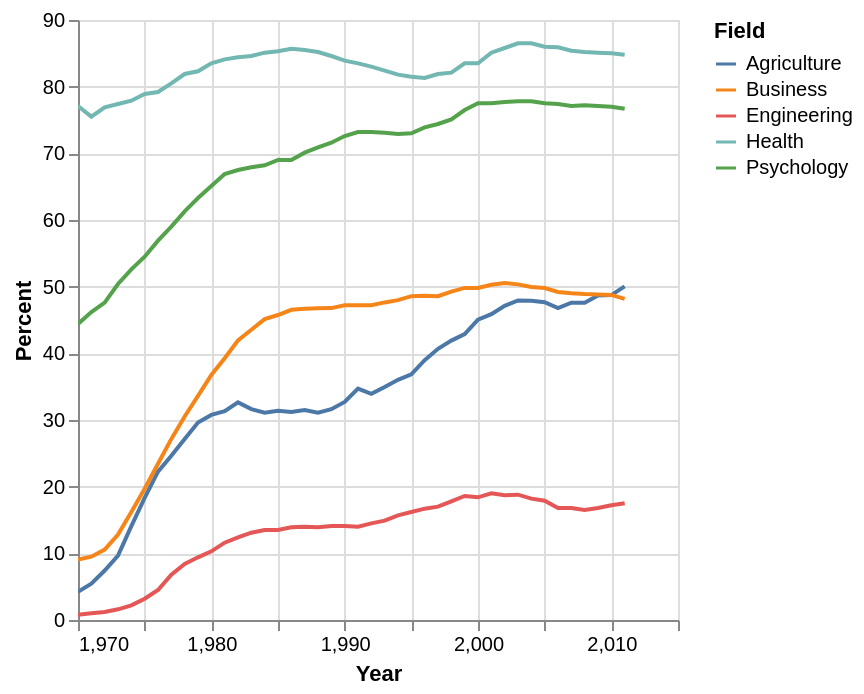

Notebook source saved alongside this figure:
### Code cell
df_tall.plot.line(
    alt.X('Year:Q'), 
    alt.Y('Percent:Q'), 
    alt.Color('Field:N')
)

### Figure 1 — Vega-Lite specification as saved in the notebook (floating-point values rounded to 4 significant figures; data arrays with more than 128 entries replaced by an {"elided": "..."} marker saying what was removed)
{"config": {"view": {"continuousWidth": 300, "continuousHeight": 300}}, "data": {"name": "data-7bd34bc17e6719b4e12365c5b18fa641"}, "mark": {"type": "line", "tooltip": true}, "encoding": {"color": {"field": "Field", "type": "nominal"}, "x": {"field": "Year", "type": "quantitative"}, "y": {"field": "Percent", "type": "quantitative"}}, "params": [{"name": "param_11", "select": {"type": "interval", "encodings": ["x", "y"]}, "bind": "scales"}], "$schema": "https://vega.github.io/schema/vega-lite/v5.20.1.json", "datasets": {"data-7bd34bc17e6719b4e12365c5b18fa641": {"elided": "210 records"}}}
